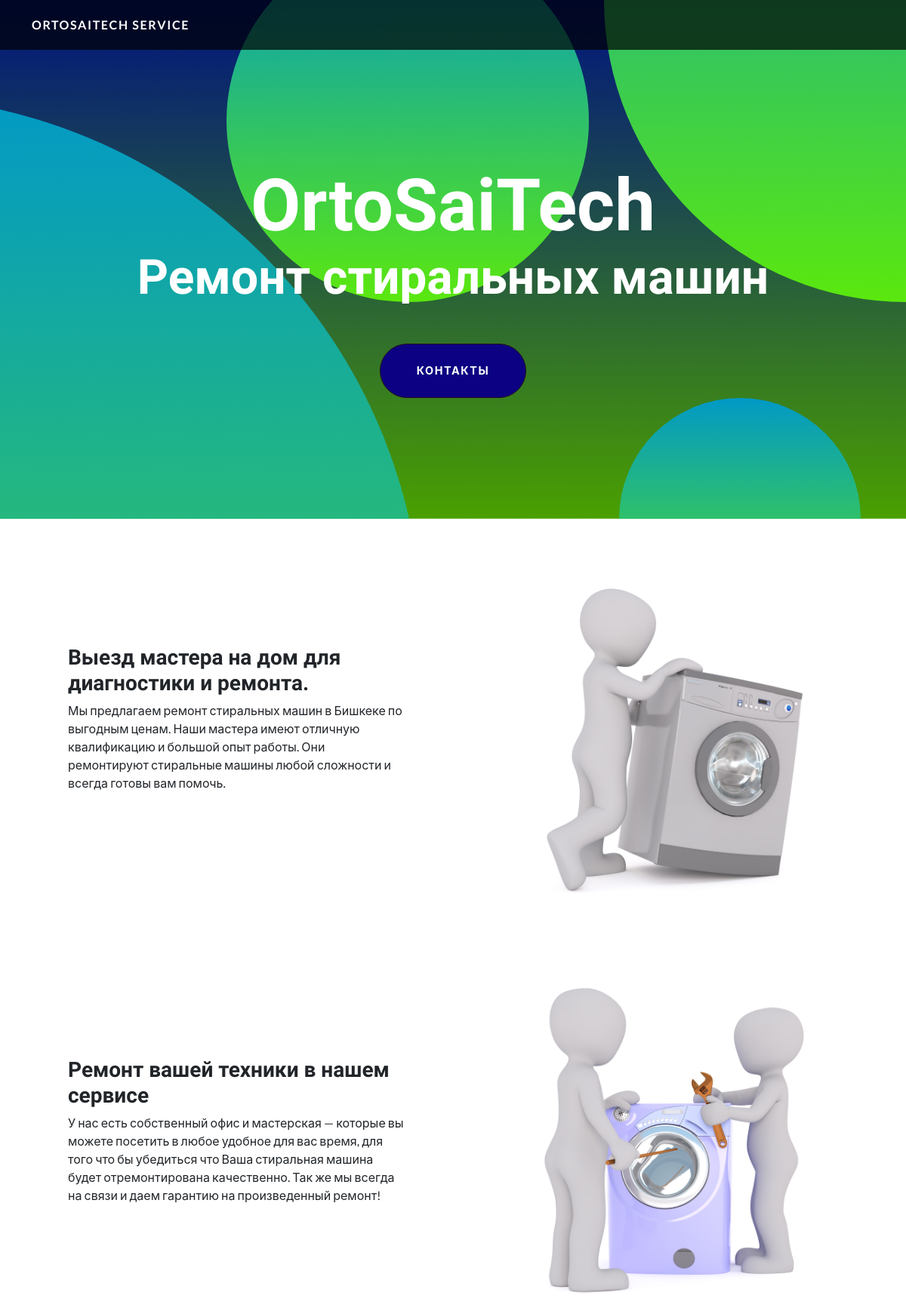
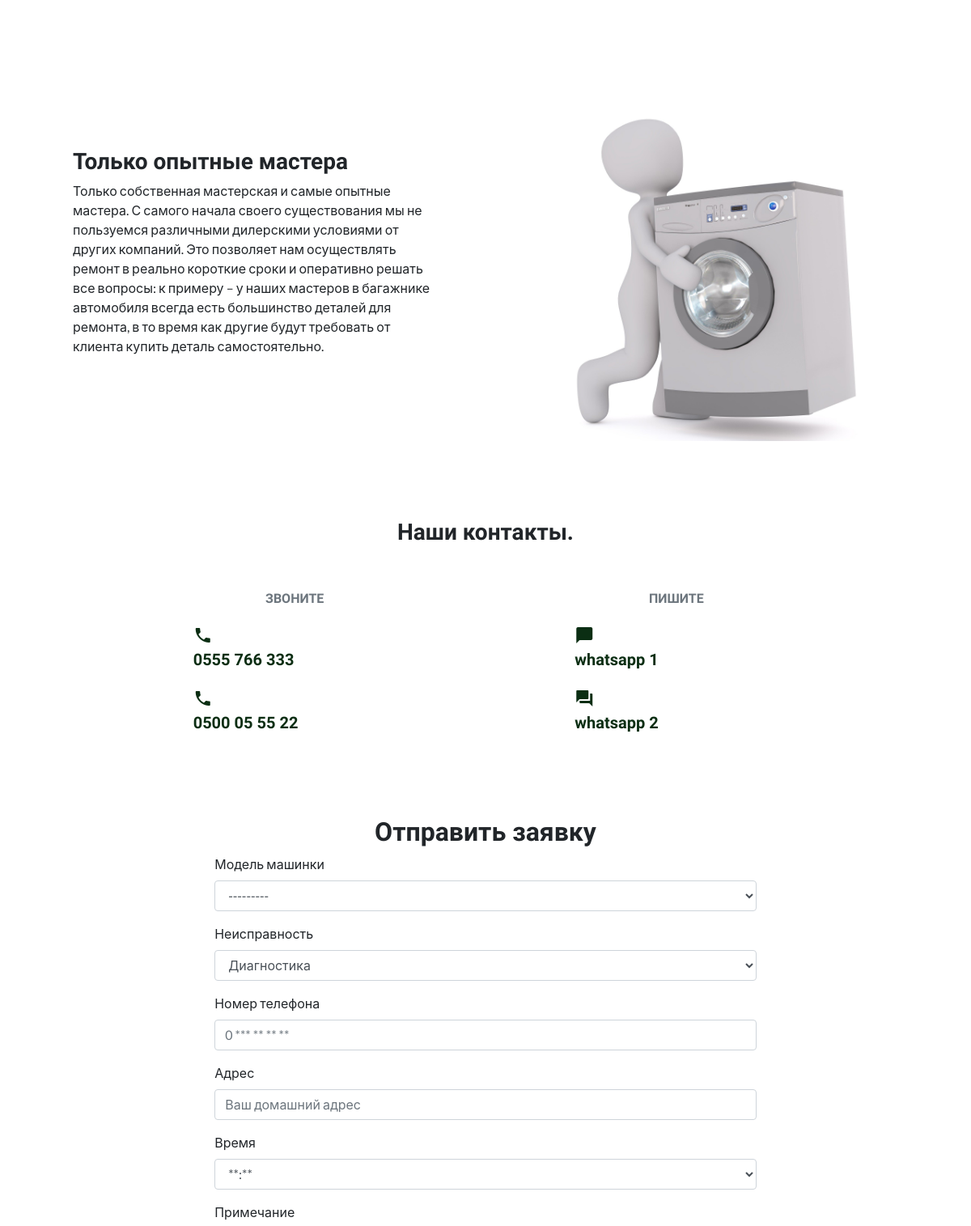
The page / (upper part) on the database its author committed (2 pictures, top to bottom).
### home/models.py (models this page shows)
class MainContent(models.Model):
    image = models.ImageField(upload_to="main_img/", verbose_name="Главное фото")
    title = models.CharField(max_length=255, verbose_name="Главный заголовок")

class HomepageBlock(models.Model):
    title = models.CharField(max_length=500, verbose_name='Заголовок')
    description = models.CharField(max_length=500, verbose_name='Описание')
    image = models.ImageField(upload_to="home_img/", verbose_name='Картинка')

### home/views.py (the view)
# urls.py: path('', homepage, name='home'),
def homepage(request):
    items = HomepageBlock.objects.all()
    main = MainContent.objects.first()
    if request.method == 'POST':
        form = OrderForm(data=request.POST)
        if form.is_valid():
            subject = "Новая заявка на сайте.\n"
            machine = form.cleaned_data['machine']
            malfunction = form.cleaned_data['malfunction']
            phone = form.cleaned_data['phone']
            address = form.cleaned_data['address']
            note = form.cleaned_data['note']
            msg = f"{subject}" \
                  f"сма: {machine}\n" \
                  f"неисправность: {malfunction}\n" \
                  f"телефон: {phone}\n" \
                  f"адрес: {address}\n" \
                  f"примечание: {note}"
            bot.send_message(chat_id=-406255858, text=msg)
            form.save()
            return redirect('home')
    else:
        form = OrderForm()
        return render(request, 'index.html', {'items': items, 'form': form, 'main': main})

### home/forms.py
class OrderForm(forms.ModelForm):
    class Meta:
        model = Order
        fields = ('machine', 'malfunction', 'phone', 'address', 'time', 'note')
        widgets = {
            'machine': forms.Select(choices=MACHINES),
            'malfunction': forms.Select(choices=CHOICES),
            'phone': forms.TextInput(attrs={'class': 'form-control', 'placeholder': '0 *** ** ** **'}),
            'address': forms.TextInput(attrs={'class': 'form-control', 'placeholder': 'Ваш домашний адрес'}),
            'time': forms.Select(choices=TIME),
            'note': forms.Textarea(attrs={'class': 'form-control', 'placeholder': 'Дополнительная информация...'}),
        }

### home/templates/index.html (shortened to what this page needs)
{% extends 'base.html' %}
{% load crispy_forms_tags %}
{% block content %}
        <header class="masthead text-center text-white">
            <div class="masthead-content">
                <div class="container">
                    <h1 class="masthead-heading mb-0">OrtoSaiTech</h1>
                    <h2 class="masthead-subheading mb-0">{{ main.title }}</h2>
                    <a class="btn btn-primary btn-xl rounded-pill mt-5" href="#!">Контакты</a>
                </div>
            </div>
            <div class="bg-circle-1 bg-circle"></div>
            <div class="bg-circle-2 bg-circle"></div>
            <div class="bg-circle-3 bg-circle"></div>
            <div class="bg-circle-4 bg-circle"></div>
        </header>
{% for item in items %}
<section>
    <div class="container">
        <div class="row align-items-center">
            <div class="col-lg-6 order-lg-2">
                <div class="p-5"><img class="img-fluid" src="media/{{ item.image }}" alt="..." /></div>
            </div>
            <div class="col-lg-6 order-lg-1">
                <div class="p-5">
                    <h3>{{ item.title }}</h3>
                    <p>{{ item.description }}</p>
                </div>
            </div>
        </div>
    </div>
</section>
{% endfor %}
<section class="container mb-4 mb-sm-5 mt-md-4 mt-lg-0 px-3 py-lg-6 py-5">
<h2 class="h3 mb-5 pb-2 text-center">Наши контакты.</h2>
<div class="row justify-content-center px-2 px-sm-0">
  <div class="col-md-3 col-sm-4 col px-2 px-sm-3">
    <h2 class="h6 pb-lg-3 pb-2 text-uppercase text-muted text-center">Звоните</h2>
    <a class="d-block" style="color: #0b2e13" href="phoneto:+996555766333">
        <span class="material-icons">phone</span><h5>0555 766 333</h5></a>
    <a class="mt-sm-4 mt-3 d-block" style="color: #0b2e13" href="phoneto:+996500055522">
        <span class="material-icons">phone</span><h5>0500 05 55 22</h5></a>
  </div>
  <div class="col-md-3 col-sm-4 col offset-sm-1 px-2 px-sm-3">
    <h2 class="h6 pb-lg-3 pb-2 text-uppercase text-muted text-center">Пишите</h2>
    <a class="d-block" style="color: #0b2e13" href="https://wa.me/996555766333">
        <span class="material-icons">chat_bubble</span>
    <h5>whatsapp 1</h5></a>
    <a class="mt-sm-4 mt-3 d-block" style="color: #0b2e13" href="https://wa.me/996500055522">
        <span class="material-icons">question_answer</span>
    <h5>whatsapp 2</h5></a>
  </div>
</div>
</section>
<h2 style="text-align: center">Отправить заявку</h2>
<div class="container align-items-center">
    <form action="." method="post" id="order-form">
        {{ form|crispy }}
    </form>
</div>
{% endblock content %}

### home/templates/base.html (shortened to what this page needs)
{% load static %}
<!DOCTYPE html>
<html lang="ru">
<head>
    <link href="{% static 'styles.css' %}" rel="stylesheet"/>
</head>
<body>
<nav class="navbar navbar-expand-lg navbar-dark navbar-custom fixed-top">
    <div class="container">
        <a class="navbar-brand" href="#!">OrtoSaiTech Service</a>
    </div>
</nav>
{% block content %}
{% endblock content %}
</body>
</html>

### rows shown on the page
MainContent: title "Ремонт стиральных машин"
HomepageBlock: image (picture), title "Выезд мастера на дом для диагностики и ремонта.", description "Мы предлагаем ремонт стиральных машин в Бишкеке по выгодным ценам. Наши мастера имеют отличную квалификацию и большой опыт работы. Они ремонтируют стиральные машины любой сложности и всегда готовы вам помочь."
HomepageBlock: image (picture), title "Ремонт вашей техники в нашем сервисе", description "У нас есть собственный офис и мастерская — которые вы можете посетить в любое удобное для вас время, для того что бы убедиться что Ваша стиральная машина будет отремонтирована качественно. Так же мы всегда на связи и даем гарантию на произведенный ремонт!"
HomepageBlock: image (picture), title "Только опытные мастера", description "Только собственная мастерская и самые опытные мастера. С самого начала своего существования мы не пользуемся различными дилерскими условиями от других компаний. Это позволяет нам осуществлять ремонт в реально короткие сроки и оперативно решать все вопросы: к примеру – у наших мастеров в багажнике автомобиля всегда есть большинство деталей для ремонта, в то время как другие будут требовать от клиента купить деталь самостоятельно."
